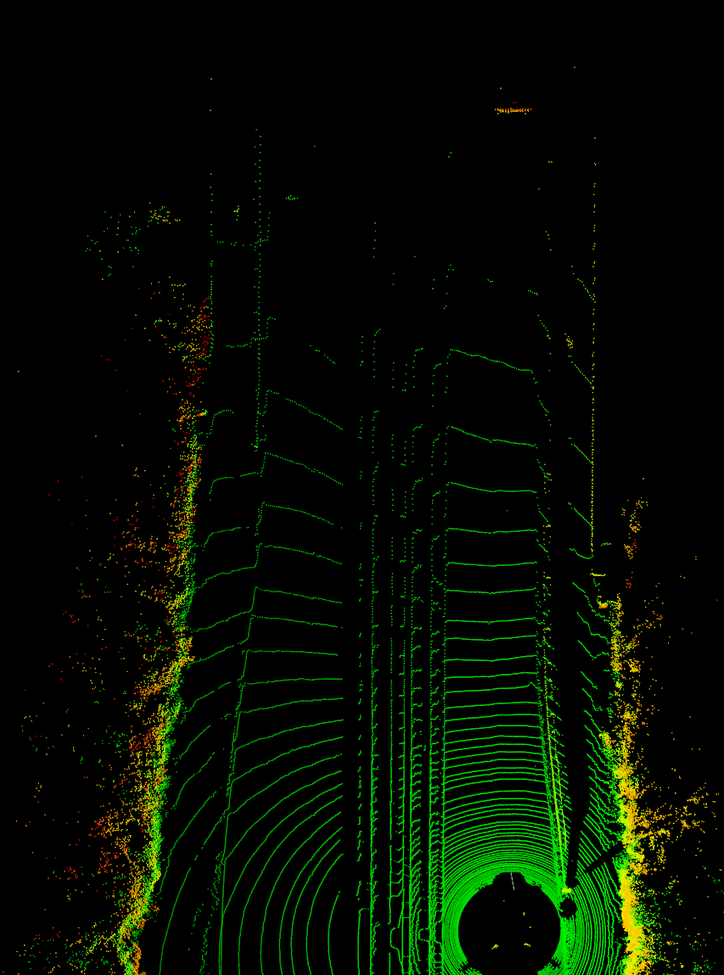
#> input picture vis/Screenshot from 2022-02-18 22-00-57.png, 724 x 975 px, shrunk from 853 x 1149 before the run
$ python image_fuse.py
#> lines starting #> are read from the running program, lines starting #| are printed output that depends on the picture; after the words box and inside, x2 and y2 are one past the last pixel; in counts of white or black regions, pixels touching at a corner belong together
import cv2
import numpy as np

ori_img = cv2.imread("Screenshot from 2022-02-18 22-00-57.png")
#> ori_img is the input picture: shape (975, 724, 3); mean B, G, R 0, 12.2, 3.8

H, W, _ = ori_img.shape
#> H = 975; W = 724

step = 20

plt_img = ori_img.copy()
for i in range(W):
    if i % 20 == 0:
        cv2.line(plt_img, (i, 0), (i, H), color=(150, 150, 150), thickness=1)
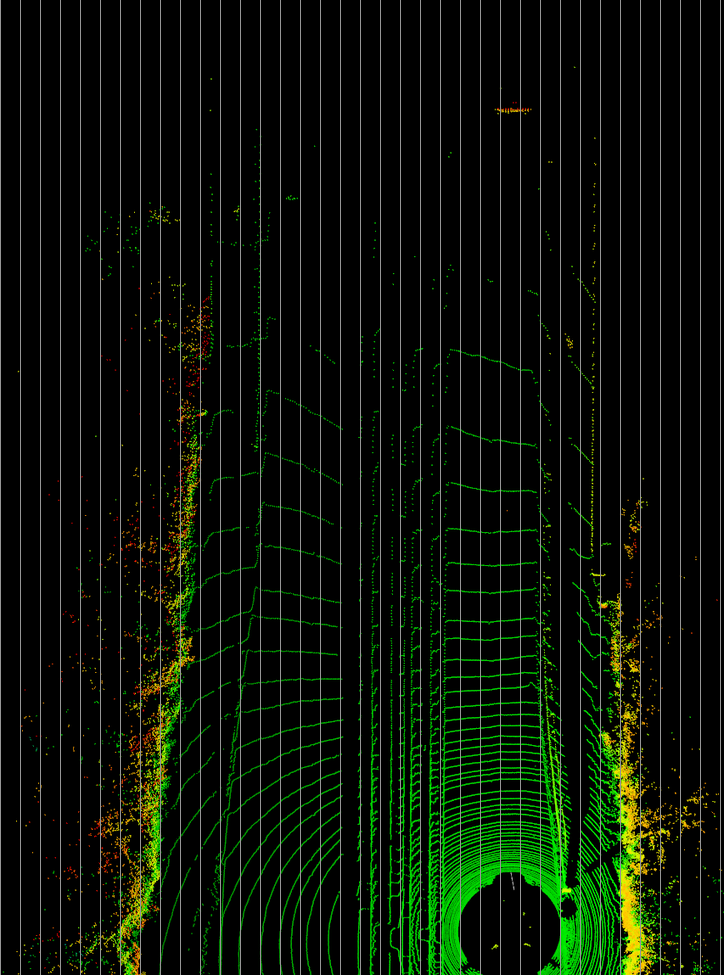
#> plt_img: shape (975, 724, 3); 5.11% of pixels changed, all inside (x1, y1, x2, y2) = (0, 0, 721, 975)
for i in range(H):
    if i % 20 == 0:
        cv2.line(plt_img, (0, i), (W, i), color=(150, 150, 150), thickness=1)
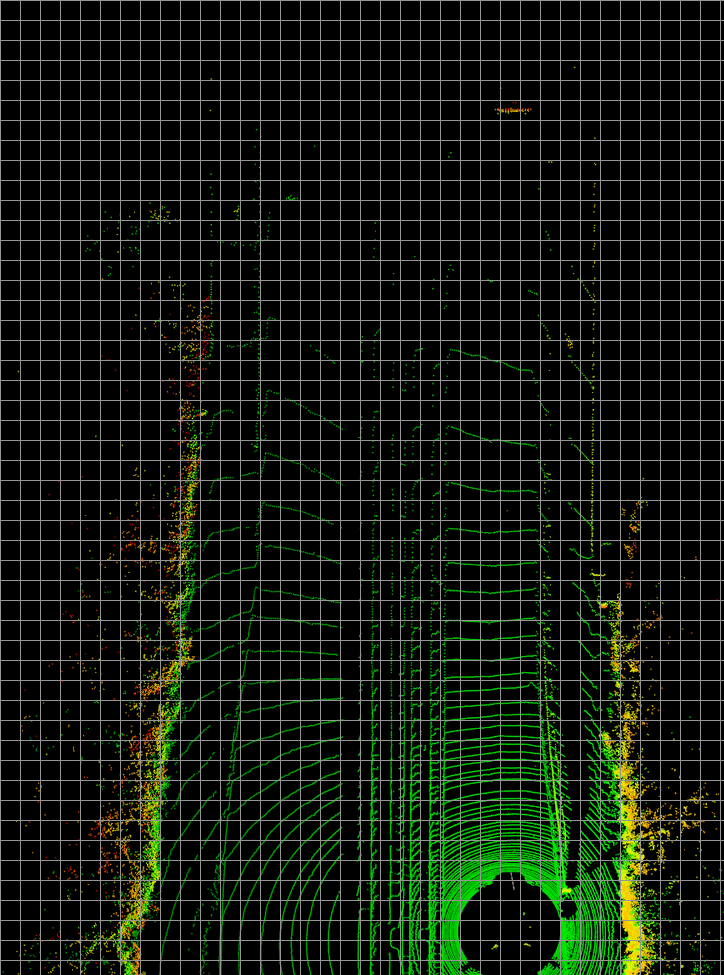
#> plt_img: shape (975, 724, 3); 4.77% of pixels changed, all inside (x1, y1, x2, y2) = (1, 0, 724, 961)

# [5 lines of commented-out code are left out]
res = np.hstack((ori_img, plt_img))
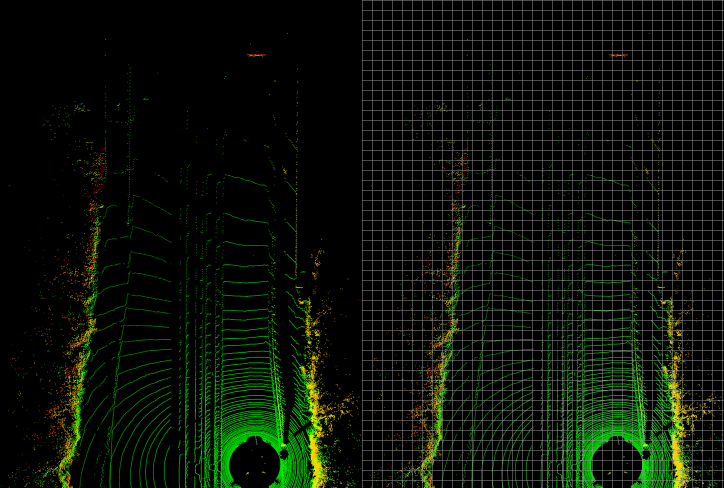
#> res: shape (975, 1448, 3) (shown at 1/2 size); mean B, G, R 7.4, 19, 11

cv2.imwrite("./res.png", res)
cv2.imshow("11", res)
cv2.waitKey(0)
